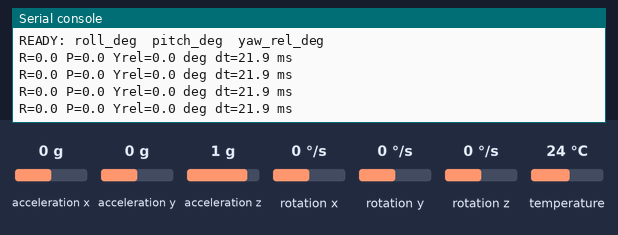
Bench run of a program on a simulated Raspberry Pi Pico running MicroPython. Shown: the last lines printed to the serial console. The inputs (shaded band) are chosen by the test bench; at power-on: rotation x 0 °/s, acceleration x 0 g, rotation y 0 °/s, rotation z 0 °/s, acceleration y 0 g, acceleration z 1 g, temperature 24 °C.

Above: at 3.6 s.
3.7 s: rotation x set to -192 °/s
At 4.0 s:
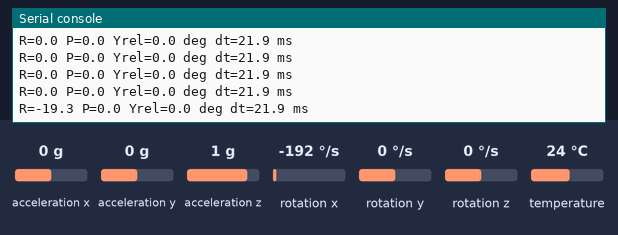
5.2 s: acceleration x set to -1.4 g
At 5.31 s:
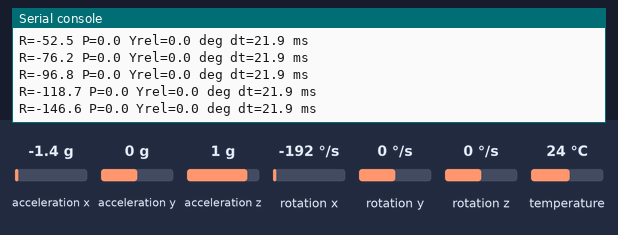
6.7 s: rotation y set to -192 °/s
At 6.89 s:
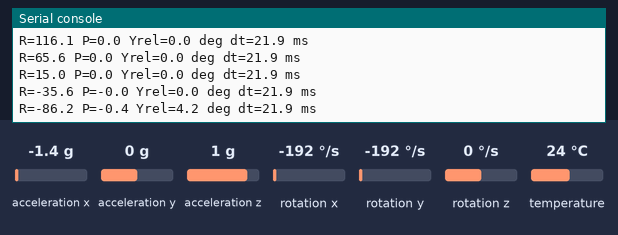
8.2 s: rotation z set to -192 °/s
At 8.21 s:
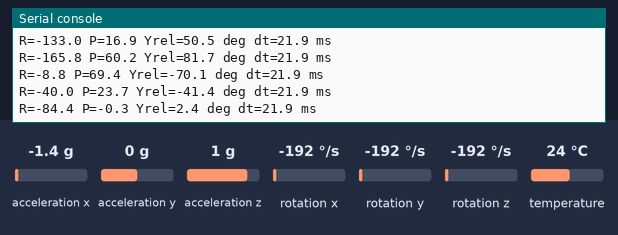
Timing chart, 0 to 10.7 s (numbered marks = the images above; inputs shaded):
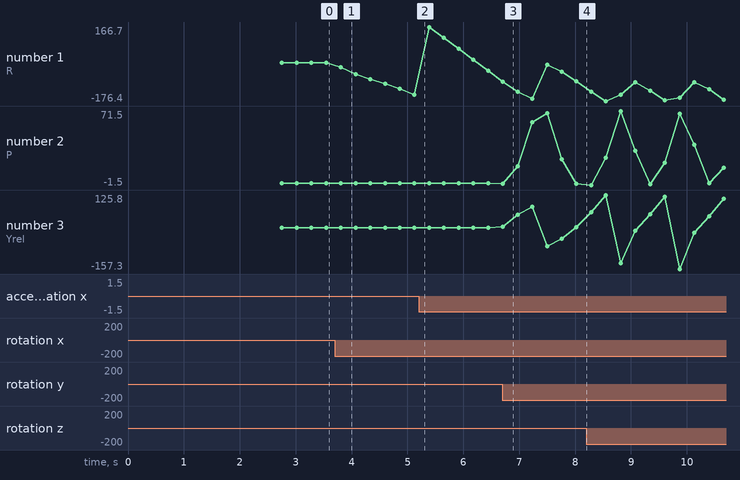

Measured:
- after the input at 3.7 s, the serial console: prints a new line after 0.11 s (image 1)
- after the input at 6.7 s, the serial console: prints a new line at once (image 3)
- plotted number 1: 0 → -146.6 after the input at 3.7 s, -146.6 → -35.6 after the input at 5.2 s, -35.6 → -84.4 after the input at 6.7 s, -84.4 → -169.7 after the input at 8.2 s
- plotted number 2: 0 → -0.3 after the input at 6.7 s, -0.3 → 15.6 after the input at 8.2 s
- plotted number 3: 0 → 2.4 after the input at 6.7 s, 2.4 → 112.3 after the input at 8.2 s

The program:

main.py
```python
from machine import I2C, Pin
from math import asin, atan2, cos, pi, sin, sqrt
from struct import unpack
from time import sleep_ms, ticks_diff, ticks_us

ADDRESS = 0x68
DEG = 180 / pi
RAD = pi / 180
GRAVITY_GAIN = 2.0
CAL_SAMPLES = 100

def decode(data):
    ax, ay, az, _temperature, gx, gy, gz = unpack(">7h", data)
    return (ax / 16384, ay / 16384, az / 16384,
            gx / 131, gy / 131, gz / 131)

def configure(i2c):
    addresses = i2c.scan()
    print("I2C:", [hex(address) for address in addresses])
    if ADDRESS not in addresses:
        raise OSError("MPU6050 0x68 not found; check AD0, wiring and power")
    if i2c.readfrom_mem(ADDRESS, 0x75, 1) != b'\x68':
        raise ValueError("MPU6050 WHO_AM_I mismatch")

    i2c.writeto_mem(ADDRESS, 0x6B, b'\x80')
    sleep_ms(100)
    i2c.writeto_mem(ADDRESS, 0x6B, b'\x01')
    sleep_ms(100)
    for register, value in ((0x1A, 4), (0x19, 19), (0x1B, 0), (0x1C, 0)):
        i2c.writeto_mem(ADDRESS, register, bytes([value]))

def read_sample(i2c):
    return decode(i2c.readfrom_mem(ADDRESS, 0x3B, 14))

def calibrate(i2c):
    print("Keep the sensor still for about 2 seconds.")
    sums = [0.0] * 6
    for _ in range(CAL_SAMPLES):
        sample = read_sample(i2c)
        for axis, value in enumerate(sample):
            sums[axis] += value
        sleep_ms(20)
    means = tuple(value / CAL_SAMPLES for value in sums)
    return means[:3], means[3:]

def initial_orientation(accel):
    ax, ay, az = accel
    magnitude = sqrt(ax * ax + ay * ay + az * az)
    if not 0.8 <= magnitude <= 1.2:
        raise ValueError("Start again with the module resting still")
    roll = atan2(ay, az)
    pitch = atan2(-ax, sqrt(ay * ay + az * az))
    cr, sr = cos(roll / 2), sin(roll / 2)
    cp, sp = cos(pitch / 2), sin(pitch / 2)
    return cr * cp, sr * cp, cr * sp, -sr * sp

def update_orientation(q, accel, corrected_dps, dt):
    w, x, y, z = q
    gx, gy, gz = (rate * RAD for rate in corrected_dps)
    ax, ay, az = accel
    magnitude = sqrt(ax * ax + ay * ay + az * az)
    if 0.90 <= magnitude <= 1.10:
        ax, ay, az = ax / magnitude, ay / magnitude, az / magnitude
        up_x = 2 * (x * z - w * y)
        up_y = 2 * (y * z + w * x)
        up_z = 1 - 2 * (x * x + y * y)
        gx += GRAVITY_GAIN * (ay * up_z - az * up_y)
        gy += GRAVITY_GAIN * (az * up_x - ax * up_z)
        gz += GRAVITY_GAIN * (ax * up_y - ay * up_x)

    half = dt / 2
    next_q = (w + half * (-x * gx - y * gy - z * gz),
              x + half * (w * gx + y * gz - z * gy),
              y + half * (w * gy - x * gz + z * gx),
              z + half * (w * gz + x * gy - y * gx))
    length = sqrt(sum(value * value for value in next_q))
    return tuple(value / length for value in next_q)

def angles(q):
    w, x, y, z = q
    roll = atan2(2 * (w * x + y * z), 1 - 2 * (x * x + y * y)) * DEG
    sin_pitch = max(-1.0, min(1.0, 2 * (w * y - z * x)))
    pitch = asin(sin_pitch) * DEG
    yaw = atan2(2 * (w * z + x * y), 1 - 2 * (y * y + z * z)) * DEG
    return roll, pitch, (yaw + 180) % 360 - 180

def run():
    i2c = I2C(0, sda=Pin(4), scl=Pin(5), freq=100_000)
    sleep_ms(100)
    configure(i2c)
    accel, gyro_bias = calibrate(i2c)
    q = initial_orientation(accel)
    print("gyro_bias [deg/s]:", gyro_bias)
    print("READY: roll_deg  pitch_deg  yaw_rel_deg")
    previous = last_print = ticks_us()

    while True:
        sleep_ms(20)
        sample = read_sample(i2c)
        now = ticks_us()
        dt = ticks_diff(now, previous) / 1_000_000
        previous = now
        if not 0 < dt <= 0.1:
            raise OSError("Sample timing gap; restart while the sensor is still")
        rotation = tuple(value - bias for value, bias in zip(sample[3:], gyro_bias))
        q = update_orientation(q, sample[:3], rotation, dt)
        if ticks_diff(now, last_print) >= 250_000:
            roll, pitch, yaw = angles(q)
            print("R={:.1f} P={:.1f} Yrel={:.1f} deg dt={:.1f} ms".format(
                  roll, pitch, yaw, dt * 1000))
            last_print = now

if __name__ == "__main__":
    run()
```
